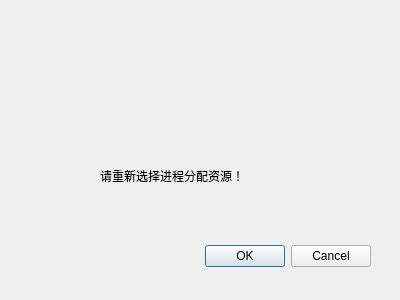
<?xml version="1.0" encoding="UTF-8"?>
<ui version="4.0">
 <class>Warning</class>
 <widget class="QDialog" name="Warning">
  <property name="geometry">
   <rect>
    <x>0</x>
    <y>0</y>
    <width>400</width>
    <height>300</height>
   </rect>
  </property>
  <property name="windowTitle">
   <string>Dialog</string>
  </property>
  <widget class="QDialogButtonBox" name="buttonBox">
   <property name="geometry">
    <rect>
     <x>30</x>
     <y>240</y>
     <width>341</width>
     <height>32</height>
    </rect>
   </property>
   <property name="orientation">
    <enum>Qt::Horizontal</enum>
   </property>
   <property name="standardButtons">
    <set>QDialogButtonBox::Cancel|QDialogButtonBox::Ok</set>
   </property>
  </widget>
  <widget class="QLabel" name="label_2">
   <property name="geometry">
    <rect>
     <x>50</x>
     <y>90</y>
     <width>301</width>
     <height>61</height>
    </rect>
   </property>
   <property name="text">
    <string>&lt;html&gt;&lt;head/&gt;&lt;body&gt;&lt;p&gt;&lt;br/&gt;&lt;/p&gt;&lt;/body&gt;&lt;/html&gt;</string>
   </property>
  </widget>
  <widget class="QLabel" name="label_3">
   <property name="geometry">
    <rect>
     <x>100</x>
     <y>160</y>
     <width>241</width>
     <height>31</height>
    </rect>
   </property>
   <property name="text">
    <string>请重新选择进程分配资源！</string>
   </property>
  </widget>
  <widget class="QLabel" name="label">
   <property name="geometry">
    <rect>
     <x>20</x>
     <y>30</y>
     <width>231</width>
     <height>61</height>
    </rect>
   </property>
   <property name="text">
    <string>&lt;html&gt;&lt;head/&gt;&lt;body&gt;&lt;p&gt;&lt;br/&gt;&lt;/p&gt;&lt;/body&gt;&lt;/html&gt;</string>
   </property>
  </widget>
 </widget>
 <resources/>
 <connections>
  <connection>
   <sender>buttonBox</sender>
   <signal>accepted()</signal>
   <receiver>Warning</receiver>
   <slot>accept()</slot>
   <hints>
    <hint type="sourcelabel">
     <x>248</x>
     <y>254</y>
    </hint>
    <hint type="destinationlabel">
     <x>157</x>
     <y>274</y>
    </hint>
   </hints>
  </connection>
  <connection>
   <sender>buttonBox</sender>
   <signal>rejected()</signal>
   <receiver>Warning</receiver>
   <slot>reject()</slot>
   <hints>
    <hint type="sourcelabel">
     <x>316</x>
     <y>260</y>
    </hint>
    <hint type="destinationlabel">
     <x>286</x>
     <y>274</y>
    </hint>
   </hints>
  </connection>
 </connections>
</ui>
